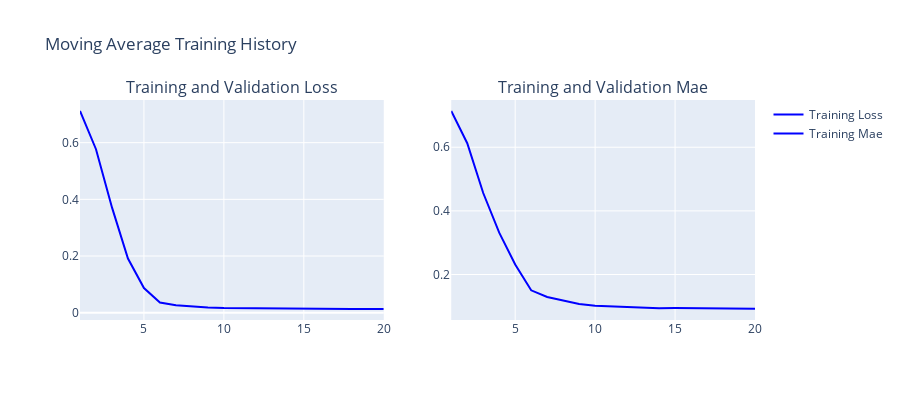
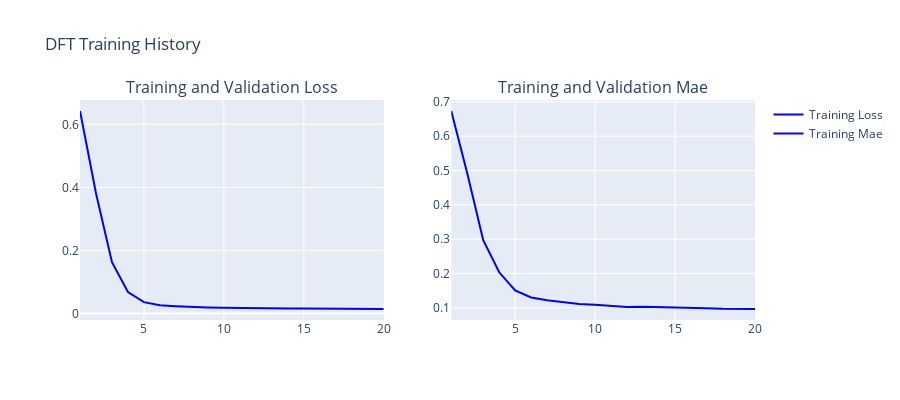

The code cell stored with these charts, in order, in its notebook:
### Code cell
# Plot training history using KMRPlotter
fig = KMRPlotter.plot_training_history(
    history_ma,
    metrics=['loss', 'mae'],
    title='Moving Average Training History'
)
fig.show()

fig2 = KMRPlotter.plot_training_history(
    history_dft,
    metrics=['loss', 'mae'],
    title='DFT Training History'
)
fig2.show()
print('✅ Training history plots displayed')

### Figure 1 — Plotly figure (JSON) as saved in the notebook; plotly's stock layout.template omitted (floating-point values rounded to 4 significant figures)
{"data": [{"line": {"color": "blue"}, "mode": "lines", "name": "Training Loss", "type": "scatter", "x": [1, 2, 3, 4, 5, 6, 7, 8, 9, 10, 11, 12, 13, 14, 15, 16, 17, 18, 19, 20], "xaxis": "x", "y": [0.7118, 0.5769, 0.3716, 0.1911, 0.08704, 0.03606, 0.02649, 0.0218, 0.01815, 0.0163, 0.01567, 0.01456, 0.01409, 0.01401, 0.0139, 0.01376, 0.01336, 0.01313, 0.01324, 0.01326], "yaxis": "y"}, {"line": {"color": "blue"}, "mode": "lines", "name": "Training Mae", "type": "scatter", "x": [1, 2, 3, 4, 5, 6, 7, 8, 9, 10, 11, 12, 13, 14, 15, 16, 17, 18, 19, 20], "xaxis": "x2", "y": [0.7139, 0.6127, 0.4561, 0.3314, 0.2314, 0.1503, 0.1295, 0.1183, 0.1074, 0.102, 0.09989, 0.09666, 0.09504, 0.09429, 0.09444, 0.09409, 0.09256, 0.09154, 0.09237, 0.09206], "yaxis": "y2"}], "layout": {"annotations": [{"font": {"size": 16}, "showarrow": false, "text": "Training and Validation Loss", "x": 0.225, "xanchor": "center", "xref": "paper", "y": 1, "yanchor": "bottom", "yref": "paper"}, {"font": {"size": 16}, "showarrow": false, "text": "Training and Validation Mae", "x": 0.775, "xanchor": "center", "xref": "paper", "y": 1, "yanchor": "bottom", "yref": "paper"}], "height": 400, "showlegend": true, "title": {"text": "Moving Average Training History"}, "xaxis": {"anchor": "y", "domain": [0, 0.45]}, "xaxis2": {"anchor": "y2", "domain": [0.55, 1]}, "yaxis": {"anchor": "x", "domain": [0, 1]}, "yaxis2": {"anchor": "x2", "domain": [0, 1]}}}

### Figure 2 — Plotly figure (JSON) as saved in the notebook; plotly's stock layout.template omitted (floating-point values rounded to 4 significant figures)
{"data": [{"line": {"color": "blue"}, "mode": "lines", "name": "Training Loss", "type": "scatter", "x": [1, 2, 3, 4, 5, 6, 7, 8, 9, 10, 11, 12, 13, 14, 15, 16, 17, 18, 19, 20], "xaxis": "x", "y": [0.6421, 0.3813, 0.163, 0.06848, 0.03635, 0.02676, 0.02372, 0.02117, 0.01961, 0.01843, 0.0174, 0.01652, 0.01673, 0.01662, 0.0163, 0.01559, 0.01537, 0.01472, 0.01471, 0.01466], "yaxis": "y"}, {"line": {"color": "blue"}, "mode": "lines", "name": "Training Mae", "type": "scatter", "x": [1, 2, 3, 4, 5, 6, 7, 8, 9, 10, 11, 12, 13, 14, 15, 16, 17, 18, 19, 20], "xaxis": "x2", "y": [0.6733, 0.492, 0.2967, 0.2033, 0.1508, 0.1301, 0.1218, 0.1158, 0.1113, 0.1086, 0.1056, 0.1025, 0.1032, 0.1026, 0.1016, 0.09992, 0.09892, 0.09713, 0.09639, 0.09641], "yaxis": "y2"}], "layout": {"annotations": [{"font": {"size": 16}, "showarrow": false, "text": "Training and Validation Loss", "x": 0.225, "xanchor": "center", "xref": "paper", "y": 1, "yanchor": "bottom", "yref": "paper"}, {"font": {"size": 16}, "showarrow": false, "text": "Training and Validation Mae", "x": 0.775, "xanchor": "center", "xref": "paper", "y": 1, "yanchor": "bottom", "yref": "paper"}], "height": 400, "showlegend": true, "title": {"text": "DFT Training History"}, "xaxis": {"anchor": "y", "domain": [0, 0.45]}, "xaxis2": {"anchor": "y2", "domain": [0.55, 1]}, "yaxis": {"anchor": "x", "domain": [0, 1]}, "yaxis2": {"anchor": "x2", "domain": [0, 1]}}}
